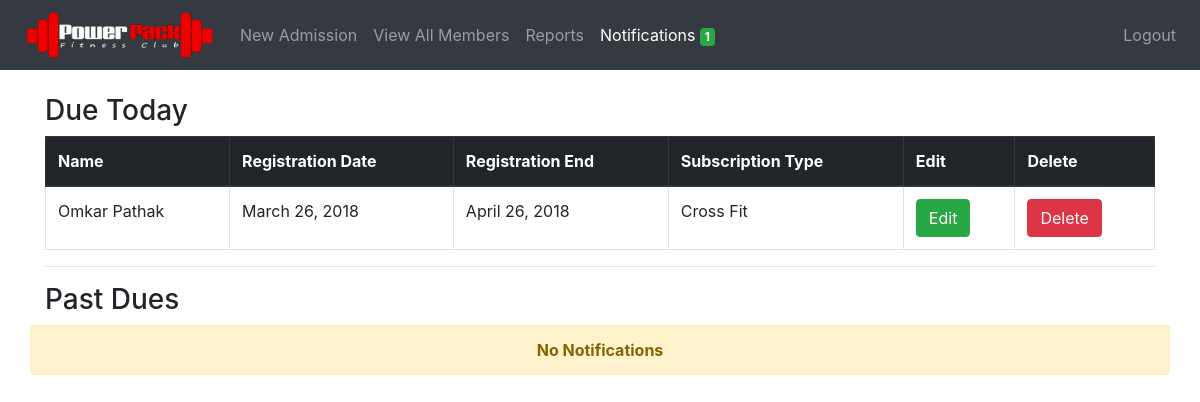
The app's page /notifications/ (signed in) with its own data.
### members/models.py (models this page shows, shortened)
class Member(models.Model):
	member_id = models.AutoField(primary_key=True)
	first_name = models.CharField(max_length=50)
	last_name = models.CharField(max_length=50)
	mobile_number = models.IntegerField(unique=True)
	email = models.EmailField(null=True, blank=True)
	address = models.CharField(max_length=300, blank=True)
	medical_history = models.CharField(max_length=300, blank=True, default='None')
	admitted_on = models.DateField(auto_now_add=True)
	registration_date = models.DateField()
	registration_upto = models.DateField()
	subscription_type  = models.CharField(
									max_length=30,
									choices=SUBSCRIPTION_TYPE_CHOICES,
									default=SUBSCRIPTION_TYPE_CHOICES[0][0])
	subscription_period = models.CharField(
									max_length=30,
									choices=SUBSCRIPTION_PERIOD_CHOICES,
									default=SUBSCRIPTION_PERIOD_CHOICES[0][0])
	amount = models.IntegerField()
	fee_status = models.CharField(
								max_length=30,
								choices=FEE_STATUS,
								default=FEE_STATUS[0][0])
	batch = models.CharField(
							max_length=30,
							choices=BATCH,
							default=BATCH[0][0])
	photo = models.FileField(upload_to='photos/', blank=True)
	notification = models.IntegerField(default=2, blank=True)

### notifications/views.py (the view)
# urls.py: path('notifications/', include('notifications.urls')),
def notifications(request):
    members_before = Member.objects.filter(query)
    members_today = Member.objects.filter(query)
    for member in members_today:
        if member.notification != 0:
            member.notification = 1
            member.fee_status = 'pending'
            member.save()
    for member in members_before:
        if member.notification != 0:
            member.notification = 1
            member.fee_status = 'pending'
            member.save()
    members_before = Member.objects.filter(
                                        registration_upto__lt=datetime.datetime.now() - datetime.timedelta(days=2),
                                        notification=1)
    members_today = Member.objects.filter(
                                        registration_upto__lte=datetime.datetime.now(),
                                        registration_upto__gte=datetime.date.today() - datetime.timedelta(days=2),
                                        notification=1)
    subs_end_today_count = Member.objects.filter(
                                        registration_upto__lte=datetime.datetime.now(),
                                        registration_upto__gte=datetime.date.today() - datetime.timedelta(days=2),
                                        notification=1).count()
    context = {
        'subs_end_today_count': subs_end_today_count,
        'members_today': members_today,
        'members_before': members_before,
    }
    return render(request, 'notifications.html', context)

### notifications/templates/notifications.html
{% extends 'base.html' %}
{% block content %}
    <h3>Due Today</h3>
    {% if members_today %}
        <table class="table table-bordered">
            <thead class="thead-dark">
                <tr>
                    <th>Name</th>
                    <th>Registration Date</th>
                    <th>Registration End</th>
                    <th>Subscription Type</th>
                    <th>Edit</th>
                    <th>Delete</th>
                </tr>
            </thead>
            <tbody>
                {% for member in members_today %}
                    <tr>
                        <td>{{ member.first_name }} {{ member.last_name }}</td>
                        <td>{{ member.registration_date }}</td>
                        <td>{{ member.registration_upto }}</td>
                        <td>{{ member.get_subscription_type_display }}</td>
                        <td>
                            <a href="/members/update/{{ member.member_id }}/"><button class="btn btn-success">Edit</button>
                            </a>
                        </td>
                        <td>
                            <a href="/notifications/delete/{{ member.member_id }}/"><button class="btn btn-danger">Delete</button>
                            </a>
                        </td>
                    </tr>
                {% endfor %}
            </tbody>
        </table>
    {% else %}
    <div class="row text-center">
        <div class="alert alert-warning col"> <strong>No Notifications</strong> </div>
    </div>
    {% endif %}
    <hr>
    <h3>Past Dues</h3>
    {% if members_before %}
    <table class="table table-bordered">
        <thead class="thead-dark">
            <tr>
                <th>Name</th>
                <th>Registration Date</th>
                <th>Registration End</th>
                <th>Subscription Type</th>
                <th>Edit</th>
                <th>Delete</th>
            </tr>
        </thead>
        <tbody>
            {% for member in members_before %}
                <tr>
                    <td>{{ member.first_name }} {{ member.last_name }}</td>
                    <td>{{ member.registration_date }}</td>
                    <td>{{ member.registration_upto }}</td>
                    <td>{{ member.get_subscription_type_display }}</td>
                    <td>
                        <a href="/members/update/{{ member.member_id }}/"><button class="btn btn-success">Edit</button>
                        </a>
                    </td>
                    <td>
                        <a href="/notifications/delete/{{ member.member_id }}/"><button class="btn btn-danger">Delete</button>
                        </a>
                    </td>
                </tr>
            {% endfor %}
        </tbody>
    </table>
    {% else %}
    <div class="row text-center">
        <div class="alert alert-warning col"> <strong>No Notifications</strong> </div>
    </div>
    {% endif %}
{% endblock %}

### records on screen
Member: first_name "Omkar", last_name "Pathak", registration_date "March 26, 2018", registration_upto "April 26, 2018", subscription_type "Cross Fit"

### other values on screen
{{ subs_end_today_count }} "1"
